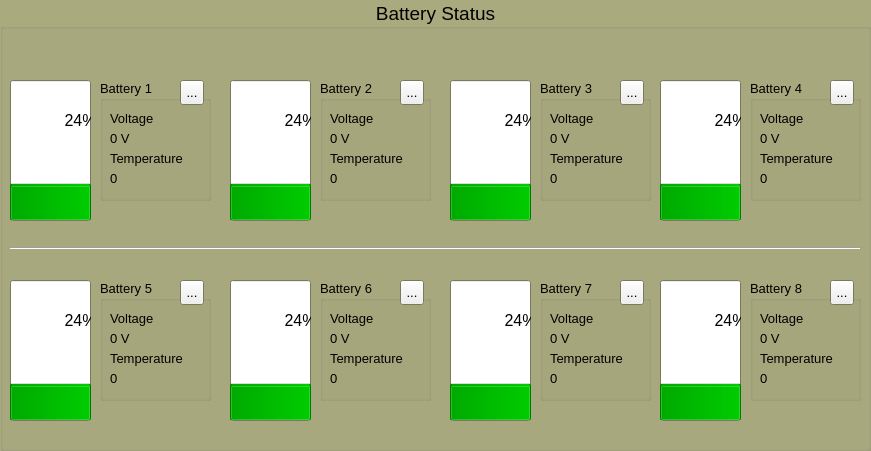
     <widget class="QGroupBox" name="groupBox">
      <property name="geometry">
       <rect>
        <x>10</x>
        <y>10</y>
        <width>871</width>
        <height>451</height>
       </rect>
      </property>
      <property name="palette">
       <palette>
        <active>
         <colorrole role="Base">
          <brush brushstyle="SolidPattern">
           <color alpha="255">
            <red>255</red>
            <green>255</green>
            <blue>255</blue>
           </color>
          </brush>
         </colorrole>
         <colorrole role="Window">
          <brush brushstyle="SolidPattern">
           <color alpha="255">
            <red>170</red>
            <green>170</green>
            <blue>127</blue>
           </color>
          </brush>
         </colorrole>
        </active>
        <inactive>
         <colorrole role="Base">
          <brush brushstyle="SolidPattern">
           <color alpha="255">
            <red>255</red>
            <green>255</green>
            <blue>255</blue>
           </color>
          </brush>
         </colorrole>
         <colorrole role="Window">
          <brush brushstyle="SolidPattern">
           <color alpha="255">
            <red>170</red>
            <green>170</green>
            <blue>127</blue>
           </color>
          </brush>
         </colorrole>
        </inactive>
        <disabled>
         <colorrole role="Base">
          <brush brushstyle="SolidPattern">
           <color alpha="255">
            <red>170</red>
            <green>170</green>
            <blue>127</blue>
           </color>
          </brush>
         </colorrole>
         <colorrole role="Window">
          <brush brushstyle="SolidPattern">
           <color alpha="255">
            <red>170</red>
            <green>170</green>
            <blue>127</blue>
           </color>
          </brush>
         </colorrole>
        </disabled>
       </palette>
      </property>
      <property name="font">
       <font>
        <pointsize>14</pointsize>
        <weight>50</weight>
        <bold>false</bold>
       </font>
      </property>
      <property name="contextMenuPolicy">
       <enum>Qt::DefaultContextMenu</enum>
      </property>
      <property name="layoutDirection">
       <enum>Qt::LeftToRight</enum>
      </property>
      <property name="title">
       <string>Battery Status</string>
      </property>
      <property name="alignment">
       <set>Qt::AlignCenter</set>
      </property>
      <property name="flat">
       <bool>false</bool>
      </property>
      <widget class="QProgressBar" name="progressBar_3">
       <property name="geometry">
        <rect>
         <x>450</x>
         <y>80</y>
         <width>81</width>
         <height>141</height>
        </rect>
       </property>
       <property name="palette">
        <palette>
         <active>
          <colorrole role="Highlight">
           <brush brushstyle="SolidPattern">
            <color alpha="255">
             <red>0</red>
             <green>170</green>
             <blue>0</blue>
            </color>
           </brush>
          </colorrole>
         </active>
         <inactive>
          <colorrole role="Highlight">
           <brush brushstyle="SolidPattern">
            <color alpha="255">
             <red>0</red>
             <green>170</green>
             <blue>0</blue>
            </color>
           </brush>
          </colorrole>
         </inactive>
         <disabled>
          <colorrole role="Highlight">
           <brush brushstyle="SolidPattern">
            <color alpha="255">
             <red>240</red>
             <green>240</green>
             <blue>240</blue>
            </color>
           </brush>
          </colorrole>
         </disabled>
        </palette>
       </property>
       <property name="font">
        <font>
         <pointsize>12</pointsize>
        </font>
       </property>
       <property name="mouseTracking">
        <bool>false</bool>
       </property>
       <property name="layoutDirection">
        <enum>Qt::LeftToRight</enum>
       </property>
       <property name="autoFillBackground">
        <bool>false</bool>
       </property>
       <property name="value">
        <number>24</number>
       </property>
       <property name="alignment">
        <set>Qt::AlignCenter</set>
       </property>
       <property name="orientation">
        <enum>Qt::Vertical</enum>
       </property>
       <property name="textDirection">
        <enum>QProgressBar::TopToBottom</enum>
       </property>
      </widget>
      <widget class="QProgressBar" name="progressBar_2">
       <property name="geometry">
        <rect>
         <x>230</x>
         <y>80</y>
         <width>81</width>
         <height>141</height>
        </rect>
       </property>
       <property name="palette">
        <palette>
         <active>
          <colorrole role="Highlight">
           <brush brushstyle="SolidPattern">
            <color alpha="255">
             <red>0</red>
             <green>170</green>
             <blue>0</blue>
            </color>
           </brush>
          </colorrole>
         </active>
         <inactive>
          <colorrole role="Highlight">
           <brush brushstyle="SolidPattern">
            <color alpha="255">
             <red>0</red>
             <green>170</green>
             <blue>0</blue>
            </color>
           </brush>
          </colorrole>
         </inactive>
         <disabled>
          <colorrole role="Highlight">
           <brush brushstyle="SolidPattern">
            <color alpha="255">
             <red>240</red>
             <green>240</green>
             <blue>240</blue>
            </color>
           </brush>
          </colorrole>
         </disabled>
        </palette>
       </property>
       <property name="font">
        <font>
         <pointsize>12</pointsize>
        </font>
       </property>
       <property name="layoutDirection">
        <enum>Qt::LeftToRight</enum>
       </property>
       <property name="autoFillBackground">
        <bool>false</bool>
       </property>
       <property name="value">
        <number>24</number>
       </property>
       <property name="orientation">
        <enum>Qt::Vertical</enum>
       </property>
       <property name="textDirection">
        <enum>QProgressBar::TopToBottom</enum>
       </property>
      </widget>
      <widget class="QProgressBar" name="progressBar">
       <property name="geometry">
        <rect>
         <x>10</x>
         <y>80</y>
         <width>81</width>
         <height>141</height>
        </rect>
       </property>
       <property name="palette">
        <palette>
         <active>
          <colorrole role="Highlight">
           <brush brushstyle="SolidPattern">
            <color alpha="255">
             <red>0</red>
             <green>170</green>
             <blue>0</blue>
            </color>
           </brush>
          </colorrole>
         </active>
         <inactive>
          <colorrole role="Highlight">
           <brush brushstyle="SolidPattern">
            <color alpha="255">
             <red>0</red>
             <green>170</green>
             <blue>0</blue>
            </color>
           </brush>
          </colorrole>
         </inactive>
         <disabled>
          <colorrole role="Highlight">
           <brush brushstyle="SolidPattern">
            <color alpha="255">
             <red>240</red>
             <green>240</green>
             <blue>240</blue>
            </color>
           </brush>
          </colorrole>
         </disabled>
        </palette>
       </property>
       <property name="font">
        <font>
         <pointsize>12</pointsize>
         <stylestrategy>PreferDefault</stylestrategy>
         <kerning>true</kerning>
        </font>
       </property>
       <property name="cursor">
        <cursorShape>ArrowCursor</cursorShape>
       </property>
       <property name="contextMenuPolicy">
        <enum>Qt::ActionsContextMenu</enum>
       </property>
       <property name="layoutDirection">
        <enum>Qt::LeftToRight</enum>
       </property>
       <property name="autoFillBackground">
        <bool>false</bool>
       </property>
       <property name="value">
        <number>24</number>
       </property>
       <property name="alignment">
        <set>Qt::AlignRight|Qt::AlignTrailing|Qt::AlignVCenter</set>
       </property>
       <property name="textVisible">
        <bool>true</bool>
       </property>
       <property name="orientation">
        <enum>Qt::Vertical</enum>
       </property>
       <property name="invertedAppearance">
        <bool>false</bool>
       </property>
       <property name="textDirection">
        <enum>QProgressBar::TopToBottom</enum>
       </property>
      </widget>
      <widget class="QProgressBar" name="progressBar_4">
       <property name="geometry">
        <rect>
         <x>660</x>
         <y>80</y>
         <width>81</width>
         <height>141</height>
        </rect>
       </property>
       <property name="palette">
        <palette>
         <active>
          <colorrole role="Highlight">
           <brush brushstyle="SolidPattern">
            <color alpha="255">
             <red>0</red>
             <green>170</green>
             <blue>0</blue>
            </color>
           </brush>
          </colorrole>
         </active>
         <inactive>
          <colorrole role="Highlight">
           <brush brushstyle="SolidPattern">
            <color alpha="255">
             <red>0</red>
             <green>170</green>
             <blue>0</blue>
            </color>
           </brush>
          </colorrole>
         </inactive>
         <disabled>
          <colorrole role="Highlight">
           <brush brushstyle="SolidPattern">
            <color alpha="255">
             <red>240</red>
             <green>240</green>
             <blue>240</blue>
            </color>
           </brush>
          </colorrole>
         </disabled>
        </palette>
       </property>
       <property name="font">
        <font>
         <pointsize>12</pointsize>
        </font>
       </property>
       <property name="layoutDirection">
        <enum>Qt::LeftToRight</enum>
       </property>
       <property name="autoFillBackground">
        <bool>false</bool>
       </property>
       <property name="value">
        <number>24</number>
       </property>
       <property name="orientation">
        <enum>Qt::Vertical</enum>
       </property>
       <property name="textDirection">
        <enum>QProgressBar::TopToBottom</enum>
       </property>
      </widget>
      <widget class="QProgressBar" name="progressBar_5">
       <property name="enabled">
        <bool>true</bool>
       </property>
       <property name="geometry">
        <rect>
         <x>10</x>
         <y>280</y>
         <width>81</width>
         <height>141</height>
        </rect>
       </property>
       <property name="palette">
        <palette>
         <active>
          <colorrole role="Highlight">
           <brush brushstyle="SolidPattern">
            <color alpha="255">
             <red>0</red>
             <green>170</green>
             <blue>0</blue>
            </color>
           </brush>
          </colorrole>
         </active>
         <inactive>
          <colorrole role="Highlight">
           <brush brushstyle="SolidPattern">
            <color alpha="255">
             <red>0</red>
             <green>170</green>
             <blue>0</blue>
            </color>
           </brush>
          </colorrole>
         </inactive>
         <disabled>
          <colorrole role="Highlight">
           <brush brushstyle="SolidPattern">
            <color alpha="255">
             <red>240</red>
             <green>240</green>
             <blue>240</blue>
            </color>
           </brush>
          </colorrole>
         </disabled>
        </palette>
       </property>
       <property name="font">
        <font>
         <pointsize>12</pointsize>
        </font>
       </property>
       <property name="layoutDirection">
        <enum>Qt::LeftToRight</enum>
       </property>
       <property name="autoFillBackground">
        <bool>false</bool>
       </property>
       <property name="minimum">
        <number>0</number>
       </property>
       <property name="value">
        <number>24</number>
       </property>
       <property name="alignment">
        <set>Qt::AlignCenter</set>
       </property>
       <property name="orientation">
        <enum>Qt::Vertical</enum>
       </property>
       <property name="invertedAppearance">
        <bool>false</bool>
       </property>
       <property name="textDirection">
        <enum>QProgressBar::TopToBottom</enum>
       </property>
      </widget>
      <widget class="QProgressBar" name="progressBar_6">
       <property name="geometry">
        <rect>
         <x>230</x>
         <y>280</y>
         <width>81</width>
         <height>141</height>
        </rect>
       </property>
       <property name="palette">
        <palette>
         <active>
          <colorrole role="Highlight">
           <brush brushstyle="SolidPattern">
            <color alpha="255">
             <red>0</red>
             <green>170</green>
             <blue>0</blue>
            </color>
           </brush>
          </colorrole>
         </active>
         <inactive>
          <colorrole role="Highlight">
           <brush brushstyle="SolidPattern">
            <color alpha="255">
             <red>0</red>
             <green>170</green>
             <blue>0</blue>
            </color>
           </brush>
          </colorrole>
         </inactive>
         <disabled>
          <colorrole role="Highlight">
           <brush brushstyle="SolidPattern">
            <color alpha="255">
             <red>240</red>
             <green>240</green>
             <blue>240</blue>
            </color>
           </brush>
          </colorrole>
         </disabled>
        </palette>
       </property>
       <property name="font">
        <font>
         <pointsize>12</pointsize>
        </font>
       </property>
       <property name="layoutDirection">
        <enum>Qt::LeftToRight</enum>
       </property>
       <property name="autoFillBackground">
        <bool>false</bool>
       </property>
       <property name="value">
        <number>24</number>
       </property>
       <property name="alignment">
        <set>Qt::AlignCenter</set>
       </property>
       <property name="orientation">
        <enum>Qt::Vertical</enum>
       </property>
       <property name="textDirection">
        <enum>QProgressBar::TopToBottom</enum>
       </property>
      </widget>
      <widget class="QProgressBar" name="progressBar_7">
       <property name="geometry">
        <rect>
         <x>450</x>
         <y>280</y>
         <width>81</width>
         <height>141</height>
        </rect>
       </property>
       <property name="palette">
        <palette>
         <active>
          <colorrole role="Highlight">
           <brush brushstyle="SolidPattern">
            <color alpha="255">
             <red>0</red>
             <green>170</green>
             <blue>0</blue>
            </color>
           </brush>
          </colorrole>
         </active>
         <inactive>
          <colorrole role="Highlight">
           <brush brushstyle="SolidPattern">
            <color alpha="255">
             <red>0</red>
             <green>170</green>
             <blue>0</blue>
            </color>
           </brush>
          </colorrole>
         </inactive>
         <disabled>
          <colorrole role="Highlight">
           <brush brushstyle="SolidPattern">
            <color alpha="255">
             <red>240</red>
             <green>240</green>
             <blue>240</blue>
            </color>
           </brush>
          </colorrole>
         </disabled>
        </palette>
       </property>
       <property name="font">
        <font>
         <pointsize>12</pointsize>
        </font>
       </property>
       <property name="layoutDirection">
        <enum>Qt::LeftToRight</enum>
       </property>
       <property name="autoFillBackground">
        <bool>false</bool>
       </property>
       <property name="value">
        <number>24</number>
       </property>
       <property name="orientation">
        <enum>Qt::Vertical</enum>
       </property>
       <property name="textDirection">
        <enum>QProgressBar::TopToBottom</enum>
       </property>
      </widget>
      <widget class="QProgressBar" name="progressBar_8">
       <property name="geometry">
        <rect>
         <x>660</x>
         <y>280</y>
         <width>81</width>
         <height>141</height>
        </rect>
       </property>
       <property name="palette">
        <palette>
         <active>
          <colorrole role="Highlight">
           <brush brushstyle="SolidPattern">
            <color alpha="255">
             <red>0</red>
             <green>170</green>
             <blue>0</blue>
            </color>
           </brush>
          </colorrole>
         </active>
         <inactive>
          <colorrole role="Highlight">
           <brush brushstyle="SolidPattern">
            <color alpha="255">
             <red>0</red>
             <green>170</green>
             <blue>0</blue>
            </color>
           </brush>
          </colorrole>
         </inactive>
         <disabled>
          <colorrole role="Highlight">
           <brush brushstyle="SolidPattern">
            <color alpha="255">
             <red>240</red>
             <green>240</green>
             <blue>240</blue>
            </color>
           </brush>
          </colorrole>
         </disabled>
        </palette>
       </property>
       <property name="font">
        <font>
         <pointsize>12</pointsize>
        </font>
       </property>
       <property name="layoutDirection">
        <enum>Qt::LeftToRight</enum>
       </property>
       <property name="autoFillBackground">
        <bool>false</bool>
       </property>
       <property name="value">
        <number>24</number>
       </property>
       <property name="orientation">
        <enum>Qt::Vertical</enum>
       </property>
       <property name="textDirection">
        <enum>QProgressBar::TopToBottom</enum>
       </property>
      </widget>
      <widget class="QGroupBox" name="groupBox_8">
       <property name="geometry">
        <rect>
         <x>540</x>
         <y>280</y>
         <width>111</width>
         <height>121</height>
        </rect>
       </property>
       <property name="font">
        <font>
         <pointsize>10</pointsize>
        </font>
       </property>
       <property name="title">
        <string>Battery 7</string>
       </property>
       <widget class="QLabel" name="voltage_7">
        <property name="geometry">
         <rect>
          <x>10</x>
          <y>50</y>
          <width>41</width>
          <height>17</height>
         </rect>
        </property>
        <property name="text">
         <string>0 V</string>
        </property>
       </widget>
       <widget class="QLabel" name="label_59">
        <property name="geometry">
         <rect>
          <x>10</x>
          <y>70</y>
          <width>111</width>
          <height>17</height>
         </rect>
        </property>
        <property name="text">
         <string>Temperature </string>
        </property>
       </widget>
       <widget class="QLabel" name="label_60">
        <property name="geometry">
         <rect>
          <x>10</x>
          <y>30</y>
          <width>67</width>
          <height>17</height>
         </rect>
        </property>
        <property name="text">
         <string>Voltage </string>
        </property>
       </widget>
       <widget class="QLabel" name="temp_7">
        <property name="geometry">
         <rect>
          <x>10</x>
          <y>90</y>
          <width>51</width>
          <height>17</height>
         </rect>
        </property>
        <property name="text">
         <string>0 </string>
        </property>
       </widget>
       <widget class="QToolButton" name="toolButton_7">
        <property name="geometry">
         <rect>
          <x>80</x>
          <y>0</y>
          <width>24</width>
          <height>25</height>
         </rect>
        </property>
        <property name="text">
         <string>...</string>
        </property>
       </widget>
      </widget>
      <widget class="QGroupBox" name="groupBox_5">
       <property name="geometry">
        <rect>
         <x>750</x>
         <y>80</y>
         <width>111</width>
         <height>121</height>
        </rect>
       </property>
       <property name="font">
        <font>
         <pointsize>10</pointsize>
        </font>
       </property>
       <property name="title">
        <string>Battery 4</string>
       </property>
       <widget class="QLabel" name="voltage_4">
        <property name="geometry">
         <rect>
          <x>10</x>
          <y>50</y>
          <width>41</width>
          <height>17</height>
         </rect>
        </property>
        <property name="text">
         <string>0 V</string>
        </property>
       </widget>
       <widget class="QLabel" name="label_20">
        <property name="geometry">
         <rect>
          <x>10</x>
          <y>70</y>
          <width>111</width>
          <height>17</height>
         </rect>
        </property>
        <property name="text">
         <string>Temperature </string>
        </property>
       </widget>
       <widget class="QLabel" name="label_21">
        <property name="geometry">
         <rect>
          <x>10</x>
          <y>30</y>
          <width>67</width>
          <height>17</height>
         </rect>
        </property>
        <property name="text">
         <string>Voltage </string>
        </property>
       </widget>
       <widget class="QLabel" name="temp_4">
        <property name="geometry">
         <rect>
          <x>10</x>
          <y>90</y>
          <width>71</width>
          <height>17</height>
         </rect>
        </property>
        <property name="text">
         <string>0 </string>
        </property>
       </widget>
       <widget class="QToolButton" name="toolButton_4">
        <property name="geometry">
         <rect>
          <x>80</x>
          <y>0</y>
          <width>24</width>
          <height>25</height>
         </rect>
        </property>
        <property name="text">
         <string>...</string>
        </property>
       </widget>
      </widget>
      <widget class="QGroupBox" name="groupBox_2">
       <property name="geometry">
        <rect>
         <x>100</x>
         <y>80</y>
         <width>111</width>
         <height>121</height>
        </rect>
       </property>
       <property name="font">
        <font>
         <pointsize>10</pointsize>
        </font>
       </property>
       <property name="title">
        <string>Battery 1</string>
       </property>
       <widget class="QLabel" name="label_10">
        <property name="geometry">
         <rect>
          <x>10</x>
          <y>30</y>
          <width>67</width>
          <height>17</height>
         </rect>
        </property>
        <property name="text">
         <string>Voltage </string>
        </property>
       </widget>
       <widget class="QLabel" name="label_12">
        <property name="geometry">
         <rect>
          <x>10</x>
          <y>70</y>
          <width>111</width>
          <height>17</height>
         </rect>
        </property>
        <property name="text">
         <string>Temperature </string>
        </property>
       </widget>
       <widget class="QLabel" name="voltage_1">
        <property name="geometry">
         <rect>
          <x>10</x>
          <y>50</y>
          <width>41</width>
          <height>17</height>
         </rect>
        </property>
        <property name="text">
         <string>0 V</string>
        </property>
       </widget>
       <widget class="QLabel" name="temp_1">
        <property name="geometry">
         <rect>
          <x>10</x>
          <y>90</y>
          <width>71</width>
          <height>17</height>
         </rect>
        </property>
        <property name="text">
         <string>0</string>
        </property>
       </widget>
       <widget class="QToolButton" name="toolButton">
        <property name="geometry">
         <rect>
          <x>80</x>
          <y>0</y>
          <width>24</width>
          <height>25</height>
         </rect>
        </property>
        <property name="text">
         <string>...</string>
        </property>
       </widget>
      </widget>
      <widget class="QGroupBox" name="groupBox_4">
       <property name="geometry">
        <rect>
         <x>540</x>
         <y>80</y>
         <width>111</width>
         <height>121</height>
        </rect>
       </property>
       <property name="font">
        <font>
         <pointsize>10</pointsize>
        </font>
       </property>
       <property name="title">
        <string>Battery 3</string>
       </property>
       <widget class="QLabel" name="voltage_3">
        <property name="geometry">
         <rect>
          <x>10</x>
          <y>50</y>
          <width>41</width>
          <height>17</height>
         </rect>
        </property>
        <property name="text">
         <string>0 V</string>
        </property>
       </widget>
       <widget class="QLabel" name="label_17">
        <property name="geometry">
         <rect>
          <x>10</x>
          <y>70</y>
          <width>111</width>
          <height>17</height>
         </rect>
        </property>
        <property name="text">
         <string>Temperature </string>
        </property>
       </widget>
       <widget class="QLabel" name="label_18">
        <property name="geometry">
         <rect>
          <x>10</x>
          <y>30</y>
          <width>67</width>
          <height>17</height>
         </rect>
        </property>
        <property name="text">
         <string>Voltage </string>
        </property>
       </widget>
       <widget class="QLabel" name="temp_3">
        <property name="geometry">
         <rect>
          <x>10</x>
          <y>90</y>
          <width>71</width>
          <height>17</height>
         </rect>
        </property>
        <property name="text">
         <string>0 </string>
        </property>
       </widget>
       <widget class="QToolButton" name="toolButton_3">
        <property name="geometry">
         <rect>
          <x>80</x>
          <y>0</y>
          <width>24</width>
          <height>25</height>
         </rect>
        </property>
        <property name="text">
         <string>...</string>
        </property>
       </widget>
      </widget>
      <widget class="QGroupBox" name="groupBox_9">
       <property name="geometry">
        <rect>
         <x>750</x>
         <y>280</y>
         <width>111</width>
         <height>121</height>
        </rect>
       </property>
       <property name="font">
        <font>
         <pointsize>10</pointsize>
        </font>
       </property>
       <property name="title">
        <string>Battery 8</string>
       </property>
       <widget class="QLabel" name="voltage_8">
        <property name="geometry">
         <rect>
          <x>10</x>
          <y>50</y>
          <width>41</width>
          <height>17</height>
         </rect>
        </property>
        <property name="text">
         <string>0 V</string>
        </property>
       </widget>
       <widget class="QLabel" name="label_62">
        <property name="geometry">
         <rect>
          <x>10</x>
          <y>70</y>
          <width>111</width>
          <height>17</height>
         </rect>
        </property>
        <property name="text">
         <string>Temperature </string>
        </property>
       </widget>
       <widget class="QLabel" name="label_63">
        <property name="geometry">
         <rect>
          <x>10</x>
          <y>30</y>
          <width>67</width>
          <height>17</height>
         </rect>
        </property>
        <property name="text">
         <string>Voltage </string>
        </property>
       </widget>
       <widget class="QLabel" name="temp_8">
        <property name="geometry">
         <rect>
          <x>10</x>
          <y>90</y>
          <width>71</width>
          <height>17</height>
         </rect>
        </property>
        <property name="text">
         <string>0 </string>
        </property>
       </widget>
       <widget class="QToolButton" name="toolButton_8">
        <property name="geometry">
         <rect>
          <x>80</x>
          <y>0</y>
          <width>24</width>
          <height>25</height>
         </rect>
        </property>
        <property name="text">
         <string>...</string>
        </property>
       </widget>
      </widget>
      <widget class="QGroupBox" name="groupBox_7">
       <property name="geometry">
        <rect>
         <x>320</x>
         <y>280</y>
         <width>111</width>
         <height>121</height>
        </rect>
       </property>
       <property name="font">
        <font>
         <pointsize>10</pointsize>
        </font>
       </property>
       <property name="title">
        <string>Battery 6</string>
       </property>
       <widget class="QLabel" name="voltage_6">
        <property name="geometry">
         <rect>
          <x>10</x>
          <y>50</y>
          <width>41</width>
          <height>17</height>
         </rect>
        </property>
        <property name="text">
         <string>0 V</string>
        </property>
       </widget>
       <widget class="QLabel" name="label_26">
        <property name="geometry">
         <rect>
          <x>10</x>
          <y>70</y>
          <width>111</width>
          <height>17</height>
         </rect>
        </property>
        <property name="text">
         <string>Temperature </string>
        </property>
       </widget>
       <widget class="QLabel" name="label_27">
        <property name="geometry">
         <rect>
          <x>10</x>
          <y>30</y>
          <width>67</width>
          <height>17</height>
         </rect>
        </property>
        <property name="text">
         <string>Voltage </string>
        </property>
       </widget>
       <widget class="QLabel" name="temp_6">
        <property name="geometry">
         <rect>
          <x>10</x>
          <y>90</y>
          <width>71</width>
          <height>17</height>
         </rect>
        </property>
        <property name="text">
         <string>0 </string>
        </property>
       </widget>
       <widget class="QToolButton" name="toolButton_6">
        <property name="geometry">
         <rect>
          <x>80</x>
          <y>0</y>
          <width>24</width>
          <height>25</height>
         </rect>
        </property>
        <property name="text">
         <string>...</string>
        </property>
       </widget>
      </widget>
      <widget class="QGroupBox" name="groupBox_3">
       <property name="geometry">
        <rect>
         <x>320</x>
         <y>80</y>
         <width>111</width>
         <height>121</height>
        </rect>
       </property>
       <property name="font">
        <font>
         <pointsize>10</pointsize>
        </font>
       </property>
       <property name="title">
        <string>Battery 2</string>
       </property>
       <widget class="QLabel" name="voltage_2">
        <property name="geometry">
         <rect>
          <x>10</x>
          <y>50</y>
          <width>41</width>
          <height>17</height>
         </rect>
        </property>
        <property name="text">
         <string>0 V</string>
        </property>
       </widget>
       <widget class="QLabel" name="label_14">
        <property name="geometry">
         <rect>
          <x>10</x>
          <y>70</y>
          <width>111</width>
          <height>17</height>
         </rect>
        </property>
        <property name="text">
         <string>Temperature </string>
        </property>
       </widget>
       <widget class="QLabel" name="label_15">
        <property name="geometry">
         <rect>
          <x>10</x>
          <y>30</y>
          <width>67</width>
          <height>17</height>
         </rect>
        </property>
        <property name="text">
         <string>Voltage </string>
        </property>
       </widget>
       <widget class="QLabel" name="temp_2">
        <property name="geometry">
         <rect>
          <x>10</x>
          <y>90</y>
          <width>71</width>
          <height>17</height>
         </rect>
        </property>
        <property name="text">
         <string>0 </string>
        </property>
       </widget>
       <widget class="QToolButton" name="toolButton_2">
        <property name="geometry">
         <rect>
          <x>80</x>
          <y>0</y>
          <width>24</width>
          <height>25</height>
         </rect>
        </property>
        <property name="text">
         <string>...</string>
        </property>
       </widget>
      </widget>
      <widget class="QGroupBox" name="groupBox_6">
       <property name="geometry">
        <rect>
         <x>100</x>
         <y>280</y>
         <width>111</width>
         <height>121</height>
        </rect>
       </property>
       <property name="font">
        <font>
         <pointsize>10</pointsize>
        </font>
       </property>
       <property name="title">
        <string>Battery 5</string>
       </property>
       <widget class="QLabel" name="voltage_5">
        <property name="geometry">
         <rect>
          <x>10</x>
          <y>50</y>
          <width>41</width>
          <height>17</height>
         </rect>
        </property>
        <property name="text">
         <string>0 V</string>
        </property>
       </widget>
       <widget class="QLabel" name="label_23">
        <property name="geometry">
         <rect>
          <x>10</x>
          <y>70</y>
          <width>111</width>
          <height>17</height>
         </rect>
        </property>
        <property name="text">
         <string>Temperature </string>
        </property>
       </widget>
       <widget class="QLabel" name="label_24">
        <property name="geometry">
         <rect>
          <x>10</x>
          <y>30</y>
          <width>67</width>
          <height>17</height>
         </rect>
        </property>
        <property name="text">
         <string>Voltage </string>
        </property>
       </widget>
       <widget class="QLabel" name="temp_5">
        <property name="geometry">
         <rect>
          <x>10</x>
          <y>90</y>
          <width>71</width>
          <height>17</height>
         </rect>
        </property>
        <property name="text">
         <string>0 </string>
        </property>
       </widget>
       <widget class="QToolButton" name="toolButton_5">
        <property name="geometry">
         <rect>
          <x>80</x>
          <y>0</y>
          <width>24</width>
          <height>25</height>
         </rect>
        </property>
        <property name="text">
         <string>...</string>
        </property>
       </widget>
      </widget>
      <widget class="Line" name="line">
       <property name="geometry">
        <rect>
         <x>10</x>
         <y>240</y>
         <width>851</width>
         <height>16</height>
        </rect>
       </property>
       <property name="orientation">
        <enum>Qt::Horizontal</enum>
       </property>
      </widget>
     </widget>
